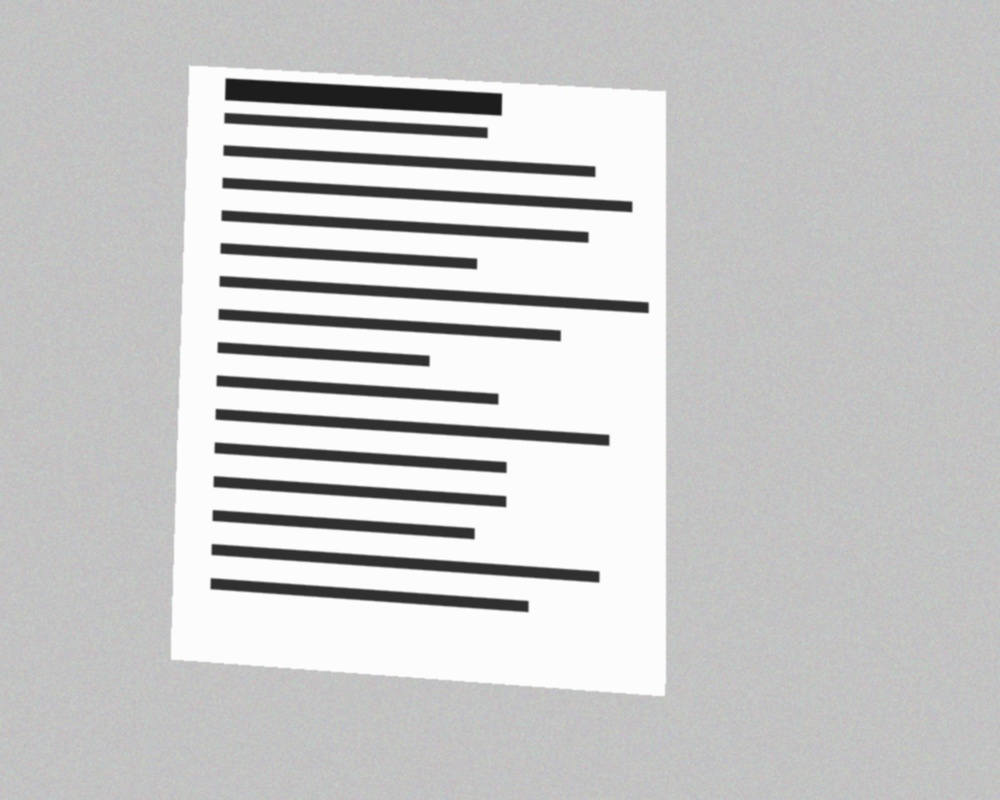
#> input picture sample_images/document.jpg, 1000 x 800 px
$ python -i scanner.py   (imports and definitions only)
#> lines starting #> are read from the running program, lines starting #| are printed output that depends on the picture; after the words box and inside, x2 and y2 are one past the last pixel; in counts of white or black regions, pixels touching at a corner belong together
"""
Document Scanner & Enhancer
===========================
A computer vision tool that transforms photos of documents
into clean, readable scanned copies using OpenCV.

Applies concepts from:
- Module 1: Image representation, grayscale conversion
- Module 2: Gaussian blur, histogram equalization (CLAHE), morphological ops, gamma correction
- Module 3: Canny edge detection, contour detection
- Module 4: Adaptive thresholding for segmentation
"""

import cv2
import numpy as np
import os


class DocumentScanner:
    """Main class that handles the full document scanning pipeline."""

    def __init__(self):
        """Initialize scanner with default parameters."""
        self.original = None
        self.processed = None
        self.scan_modes = ["bw", "color", "sharp"]

    # ------------------------------------------------------------------ #
    #  Step 1 — Load and Resize                         (Module 1: Basics)
    # ------------------------------------------------------------------ #
    def load_image(self, image_path):
        """
        Load an image from disk and resize it for processing.
        Uses OpenCV's imread (Module 1 - Image I/O).
        """
        if not os.path.exists(image_path):
            raise FileNotFoundError(f"Image not found: {image_path}")

        self.original = cv2.imread(image_path)
        if self.original is None:
            raise ValueError(f"Could not read image: {image_path}")

        # Store original dimensions for later
        self.orig_h, self.orig_w = self.original.shape[:2]

        # Resize for faster processing (keep aspect ratio)
        self.ratio = self.orig_h / 500.0
        self.resized = self._resize(self.original, height=500)

        print(f"[+] Loaded image: {image_path} ({self.orig_w}x{self.orig_h})")
        return self.resized

    # ------------------------------------------------------------------ #
    #  Step 2 — Preprocess                    (Module 2: Enhancement,
    #                                          Module 3: Edge Detection)
    # ------------------------------------------------------------------ #
    def preprocess(self, image):
        """
        Convert to grayscale, apply blur, and detect edges.
        - Grayscale conversion (Module 1)
        - Gaussian blur for noise removal (Module 2 - Session 1)
        - Canny edge detection (Module 3 - Session 2)
        """
        # Convert to grayscale
        gray = cv2.cvtColor(image, cv2.COLOR_BGR2GRAY)

        # Gaussian blur to reduce noise (Module 2)
        blurred = cv2.GaussianBlur(gray, (5, 5), 0)

        # Canny edge detection (Module 3)
        edges = cv2.Canny(blurred, 50, 200)

        # Dilate edges to close small gaps (Module 2 - Morphological Ops)
        kernel = np.ones((3, 3), np.uint8)
        edges = cv2.dilate(edges, kernel, iterations=1)

        print("[+] Preprocessing complete: grayscale → blur → Canny edges → dilation")
        return edges

    # ------------------------------------------------------------------ #
    #  Step 3 — Find Document Boundary        (Module 3: Contour Detection)
    # ------------------------------------------------------------------ #
    def find_document(self, edges):
        """
        Find the largest 4-sided contour — this is likely the document.
        Uses contour detection and approximation (Module 3).
        """
        contours, _ = cv2.findContours(
            edges, cv2.RETR_EXTERNAL, cv2.CHAIN_APPROX_SIMPLE
        )

        # Sort contours by area (largest first)
        contours = sorted(contours, key=cv2.contourArea, reverse=True)[:5]

        doc_contour = None
        for contour in contours:
            # Approximate the contour to reduce number of points
            peri = cv2.arcLength(contour, True)
            approx = cv2.approxPolyDP(contour, 0.02 * peri, True)

            # If it has 4 points, it's likely a document
            if len(approx) == 4:
                doc_contour = approx
                print("[+] Document boundary found (4-point contour)")
                break

        if doc_contour is None:
            print("[!] No document boundary found — using full image")
            h, w = edges.shape[:2]
            doc_contour = np.array([
                [[0, 0]], [[w - 1, 0]], [[w - 1, h - 1]], [[0, h - 1]]
            ])

        return doc_contour

    # ------------------------------------------------------------------ #
    #  Step 4 — Perspective Transform               (Geometric Transform)
    # ------------------------------------------------------------------ #
    def perspective_transform(self, image, contour):
        """
        Warp the document region to a flat, top-down view using
        a 4-point perspective transform.
        """
        # Scale contour points back to original image size
        points = contour.reshape(4, 2) * self.ratio
        rect = self._order_points(points)

        (tl, tr, br, bl) = rect

        # Compute new width and height
        width_a = np.linalg.norm(br - bl)
        width_b = np.linalg.norm(tr - tl)
        max_width = int(max(width_a, width_b))

        height_a = np.linalg.norm(tr - br)
        height_b = np.linalg.norm(tl - bl)
        max_height = int(max(height_a, height_b))

        # Destination points for the transform
        dst = np.array([
            [0, 0],
            [max_width - 1, 0],
            [max_width - 1, max_height - 1],
            [0, max_height - 1]
        ], dtype="float32")

        # Compute and apply perspective transform matrix
        matrix = cv2.getPerspectiveTransform(rect, dst)
        warped = cv2.warpPerspective(image, matrix, (max_width, max_height))

        print(f"[+] Perspective transform applied ({max_width}x{max_height})")
        return warped

    # ------------------------------------------------------------------ #
    #  Step 5 — Enhance the Scanned Image     (Module 2: Enhancement,
    #                                          Module 4: Segmentation)
    # ------------------------------------------------------------------ #
    def enhance(self, image, mode="bw"):
        """
        Apply enhancement to make the scan look clean and readable.

        Modes:
            - 'bw'    : Black & white scan (adaptive threshold)
            - 'color' : Enhanced color scan (CLAHE + sharpening)
            - 'sharp' : High contrast sharpened output

        Uses:
            - CLAHE histogram equalization (Module 2 - Session 5)
            - Adaptive thresholding (Module 4 - Segmentation)
            - Morphological operations (Module 2 - Session 4)
            - Gamma correction / power-law transform (Module 2 - Session 3)
        """
        if mode == "bw":
            return self._enhance_bw(image)
        elif mode == "color":
            return self._enhance_color(image)
        elif mode == "sharp":
            return self._enhance_sharp(image)
        else:
            raise ValueError(f"Unknown mode: {mode}. Use 'bw', 'color', or 'sharp'.")

    def _enhance_bw(self, image):
        """Black & white scan using adaptive thresholding (Module 4)."""
        gray = cv2.cvtColor(image, cv2.COLOR_BGR2GRAY)

        # Remove noise with morphological opening (Module 2 - Session 4)
        kernel = np.ones((2, 2), np.uint8)
        gray = cv2.morphologyEx(gray, cv2.MORPH_OPEN, kernel)

        # Adaptive threshold for clean B&W output (Module 4 - Segmentation)
        thresh = cv2.adaptiveThreshold(
            gray, 255, cv2.ADAPTIVE_THRESH_GAUSSIAN_C,
            cv2.THRESH_BINARY, 11, 8
        )

        # Close small holes (Module 2 - Morphological Closing)
        thresh = cv2.morphologyEx(thresh, cv2.MORPH_CLOSE, kernel)

        print("[+] Enhancement applied: B&W scan (adaptive threshold + morphology)")
        return thresh

    # [38 lines left out: functions _enhance_color, _enhance_sharp, not called in this run]

    # ------------------------------------------------------------------ #
    #  Full Pipeline — Scan
    # ------------------------------------------------------------------ #
    def scan(self, image_path, mode="bw", output_dir="output"):
        """
        Run the complete scanning pipeline:
        1. Load image
        2. Preprocess (blur + edge detection)
        3. Find document boundary
        4. Perspective transform
        5. Enhance

        Args:
            image_path: Path to input image
            mode: Enhancement mode ('bw', 'color', 'sharp')
            output_dir: Directory to save results

        Returns:
            Dictionary with original, warped, and enhanced images
        """
        print("=" * 50)
        print(f"  Document Scanner — Processing: {os.path.basename(image_path)}")
        print("=" * 50)

        # Step 1: Load
        resized = self.load_image(image_path)
#> in load_image, self.original is the input picture: shape (800, 1000, 3); mean B, G, R 200.4, 200.5, 200.4
#| [+] Loaded image: sample_images/document.jpg (1000x800)

        # Step 2: Preprocess
        edges = self.preprocess(resized)
#> in preprocess, `blurred = cv2.GaussianBlur(gray, (5, 5), 0)`:
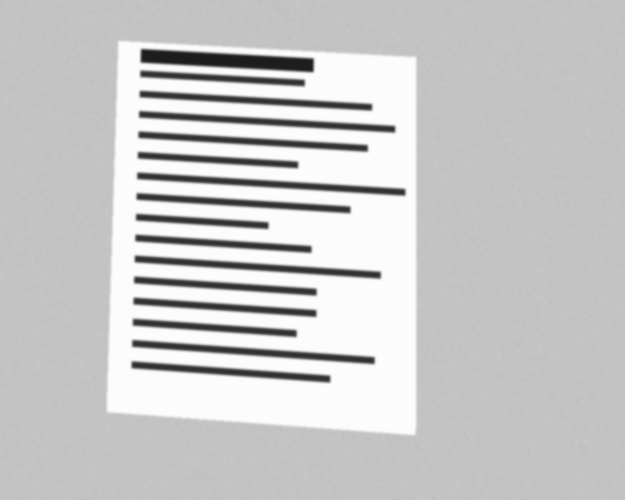
#> blurred: shape (500, 625); min 29, max 252, mean 200.5
#> in preprocess, `edges = cv2.Canny(blurred, 50, 200)`:
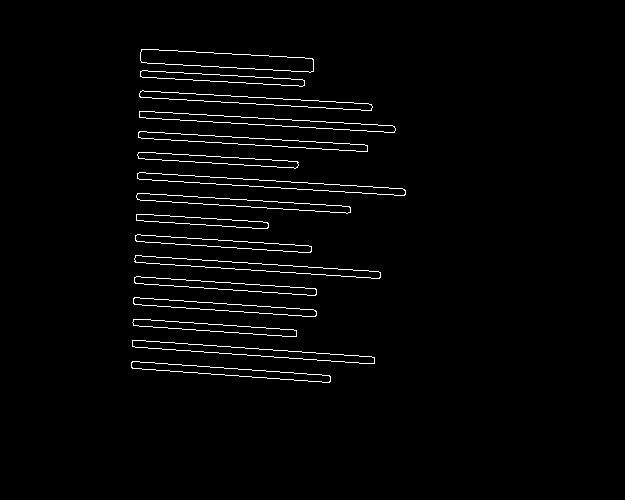
#> edges: shape (500, 625); 2.1% white in thin lines or dots, all inside (x1, y1, x2, y2) = (131, 49, 406, 383)
#> in preprocess, `edges = cv2.dilate(edges, kernel, iterations=1)`:
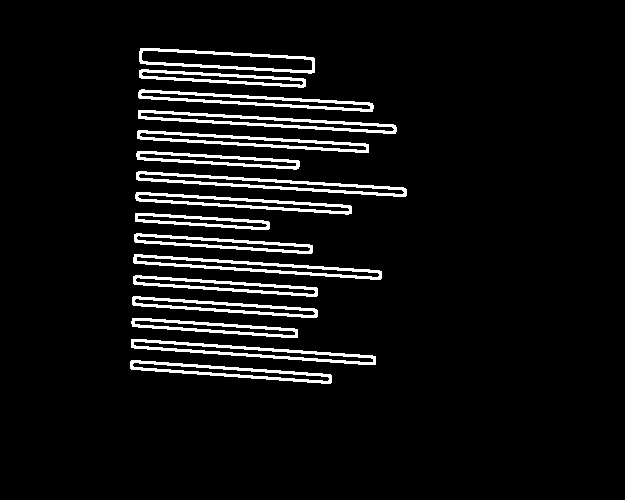
#> edges: shape (500, 625); 6.6% white; 16 white regions

        # Step 3: Find document
        contour = self.find_document(edges)
#> in find_document, `contours, _ = cv2.findContours( edges, cv2.RETR_EXTERNAL, cv2.CHAIN_AP..`: contours = 16 contours; largest, box (x1, y1, x2, y2) and area: (139, 48, 315, 74) 2762, (136, 171, 407, 197) 2370, (138, 110, 397, 134) 2244, (133, 254, 382, 280) 2209, (131, 339, 376, 365) 2201
#> in find_document, `contours = sorted(contours, key=cv2.contourArea, reverse=True)[:5]`: contours = 5 contours; box (x1, y1, x2, y2) and area: (139, 48, 315, 74) 2762, (136, 171, 407, 197) 2370, (138, 110, 397, 134) 2244, (133, 254, 382, 280) 2209, (131, 339, 376, 365) 2201
#> the loop in find_document, `for contour in contours:` made 1 pass
#> (peri, doc_contour) on pass 1: (386.5, [[139, 51], [146, 64], [314, 72], [305, 56]])
#| [+] Document boundary found (4-point contour)
#> contour = [[139, 51], [146, 64], [314, 72], [305, 56]]

        # Draw contour on a copy for visualization
        contour_img = resized.copy()
        cv2.drawContours(contour_img, [contour], -1, (0, 255, 0), 2)
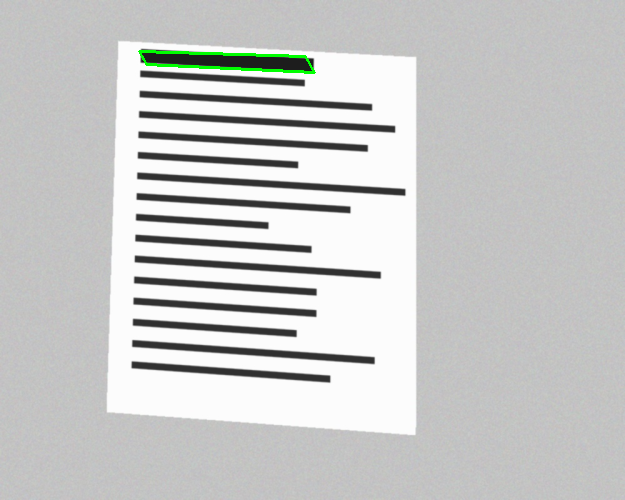
#> contour_img: shape (500, 625, 3); mean B, G, R 199.9, 200.8, 199.9

        # Step 4: Perspective transform (on original resolution)
        warped = self.perspective_transform(self.original, contour)
#> in perspective_transform, `points = contour.reshape(4, 2) * self.ratio`: points = [[222.4, 81.6], [233.6, 102.4], [502.4, 115.2], [488, 89.6]]
#> in _order_points, `s = pts.sum(axis=1)`: s = [304, 336, 617.6, 577.6]
#> in _order_points, `d = np.diff(pts, axis=1)`: d = [-140.8, -131.2, -387.2, -398.4]
#> in perspective_transform, `rect = self._order_points(points)`: rect = [[222.4, 81.6], [488, 89.6], [502.4, 115.2], [233.6, 102.4]]
#> in perspective_transform, `(tl, tr, br, bl) = rect`: tl = [222.4, 81.6]; tr = [488, 89.6]; br = [502.4, 115.2]; bl = [233.6, 102.4]
#> in perspective_transform, `width_a = np.linalg.norm(br - bl)`: width_a = 269.1
#> in perspective_transform, `width_b = np.linalg.norm(tr - tl)`: width_b = 265.7
#> in perspective_transform, `max_width = int(max(width_a, width_b))`: max_width = 269
#> in perspective_transform, `height_a = np.linalg.norm(tr - br)`: height_a = 29.37
#> in perspective_transform, `height_b = np.linalg.norm(tl - bl)`: height_b = 23.62
#> in perspective_transform, `max_height = int(max(height_a, height_b))`: max_height = 29
#> in perspective_transform, `dst = np.array([ [0, 0], [max_width - 1, 0], [max_width - 1, max_heigh..`: dst = [[0, 0], [268, 0], [268, 28], [0, 28]]
#> in perspective_transform, `matrix = cv2.getPerspectiveTransform(rect, dst)`: matrix = [[1.51, -0.812, -269], [-0.0494, 1.64, -122.8], [0.00105, -0.000453, 1]]
#> in perspective_transform, `warped = cv2.warpPerspective(image, matrix, (max_width, max_height))`:
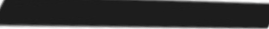
#> warped: shape (29, 269, 3); mean B, G, R 51.6, 51.6, 51.6
#| [+] Perspective transform applied (269x29)

        # Step 5: Enhance
        enhanced = self.enhance(warped, mode=mode)
#> in _enhance_bw, `gray = cv2.morphologyEx(gray, cv2.MORPH_OPEN, kernel)`:
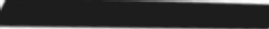
#> gray: shape (29, 269); min 27, max 253, mean 48
#> in _enhance_bw, `thresh = cv2.adaptiveThreshold( gray, 255, cv2.ADAPTIVE_THRESH_GAUSSIA..`: thresh: shape (29, 269); 82% white; 4 black regions (1 under 20 px), largest, box (x1, y1, x2, y2) and area: (0, 22, 269, 28) 912, (130, 2, 269, 8) 453, (2, 0, 9, 12) 41
#> in _enhance_bw, `thresh = cv2.morphologyEx(thresh, cv2.MORPH_CLOSE, kernel)`:
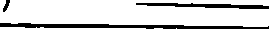
#> thresh: shape (29, 269); 82.1% white; 3 black regions, box (x1, y1, x2, y2) and area: (0, 23, 269, 29) 913, (136, 3, 269, 9) 443, (3, 0, 10, 12) 44

        # Save results
        os.makedirs(output_dir, exist_ok=True)
        base_name = os.path.splitext(os.path.basename(image_path))[0]

        results = {
            "original": self.original,
            "edges": edges,
            "contour": contour_img,
            "warped": warped,
            "enhanced": enhanced,
        }

        # Save the enhanced (final) output
        output_path = os.path.join(output_dir, f"{base_name}_scanned_{mode}.jpg")
        cv2.imwrite(output_path, enhanced)
        print(f"\n[✓] Saved scanned output: {output_path}")

        # Also save intermediate steps for the report
        cv2.imwrite(os.path.join(output_dir, f"{base_name}_edges.jpg"), edges)
        cv2.imwrite(os.path.join(output_dir, f"{base_name}_contour.jpg"), contour_img)
        cv2.imwrite(os.path.join(output_dir, f"{base_name}_warped.jpg"), warped)

        print(f"[✓] Saved intermediate steps to {output_dir}/")
        print("=" * 50)

        return results

    # ------------------------------------------------------------------ #
    #  Helper Methods
    # ------------------------------------------------------------------ #
    def _resize(self, image, height=500):
        """Resize image while maintaining aspect ratio."""
        ratio = height / image.shape[0]
        dim = (int(image.shape[1] * ratio), height)
        return cv2.resize(image, dim, interpolation=cv2.INTER_AREA)

    def _order_points(self, pts):
        """
        Order 4 points as: top-left, top-right, bottom-right, bottom-left.
        Needed for correct perspective transform.
        """
        rect = np.zeros((4, 2), dtype="float32")

        s = pts.sum(axis=1)
        rect[0] = pts[np.argmin(s)]   # top-left has smallest sum
        rect[2] = pts[np.argmax(s)]   # bottom-right has largest sum

        d = np.diff(pts, axis=1)
        rect[1] = pts[np.argmin(d)]   # top-right has smallest difference
        rect[3] = pts[np.argmax(d)]   # bottom-left has largest difference

        return rect

    # [12 lines left out: function _gamma_correction, not called in this run]

>>> result = DocumentScanner().scan('sample_images/document.jpg')
#> result = 5 items

$ run again, on sample_images/receipt.jpg
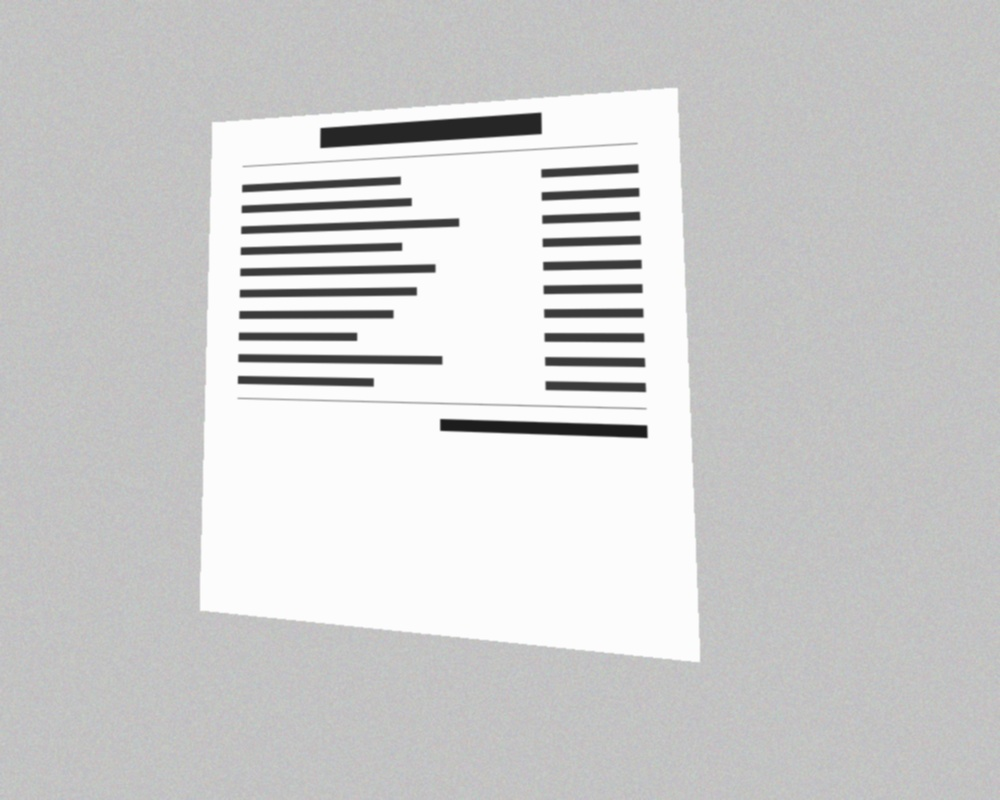
#> input picture sample_images/receipt.jpg, 1000 x 800 px
#> in load_image, self.original is the input picture: shape (800, 1000, 3); mean B, G, R 205.5, 205.6, 205.6
#| [+] Loaded image: sample_images/receipt.jpg (1000x800)
#> in preprocess, `edges = cv2.dilate(edges, kernel, iterations=1)`:
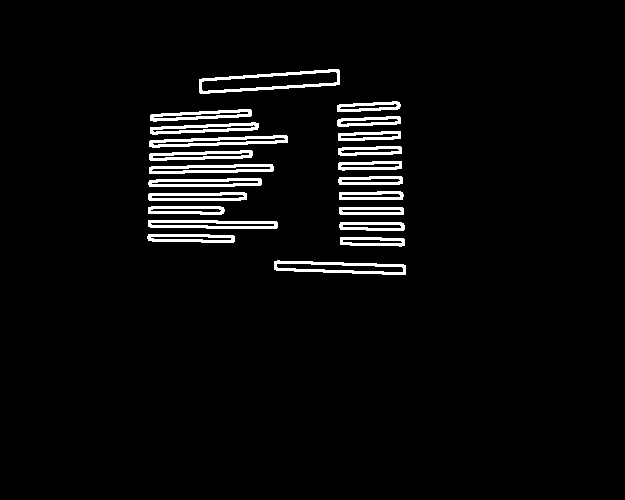
#> edges: shape (500, 625); 4% white; 22 white regions
#> in find_document, `contours, _ = cv2.findContours( edges, cv2.RETR_EXTERNAL, cv2.CHAIN_AP..`: contours = 22 contours; largest, box (x1, y1, x2, y2) and area: (199, 69, 340, 94) 2114, (274, 260, 406, 275) 1268, (149, 135, 288, 148) 966, (148, 220, 278, 229) 912, (149, 164, 274, 174) 866
#> in find_document, `contours = sorted(contours, key=cv2.contourArea, reverse=True)[:5]`: contours = 5 contours; box (x1, y1, x2, y2) and area: (199, 69, 340, 94) 2114, (274, 260, 406, 275) 1268, (149, 135, 288, 148) 966, (148, 220, 278, 229) 912, (149, 164, 274, 174) 866
#> the loop in find_document, `for contour in contours:` made 1 pass
#> (peri, doc_contour) on pass 1: (315.7, [[339, 70], [202, 78], [199, 92], [335, 85]])
#> (printed output is left out)
#> contour = [[339, 70], [202, 78], [199, 92], [335, 85]]
#> contour_img: shape (500, 625, 3); mean B, G, R 205, 205.8, 205
#> points = [[542.4, 112], [323.2, 124.8], [318.4, 147.2], [536, 136]]
#> s = [654.4, 448, 465.6, 672]
#> d = [-430.4, -198.4, -171.2, -400]
#> rect = [[323.2, 124.8], [542.4, 112], [536, 136], [318.4, 147.2]]
#> tl = [323.2, 124.8]; tr = [542.4, 112]; br = [536, 136]; bl = [318.4, 147.2]
#> width_a = 217.9
#> width_b = 219.6
#> max_width = 219
#> height_a = 24.84
#> height_b = 22.91
#> max_height = 24
#> dst = [[0, 0], [218, 0], [218, 23], [0, 23]]
#> matrix = [[1.16, 0.249, -407.3], [0.0653, 1.12, -160.7], [0.000327, -0.000193, 1]]
#| [+] Perspective transform applied (219x24)
#> in _enhance_bw, `thresh = cv2.morphologyEx(thresh, cv2.MORPH_CLOSE, kernel)`:
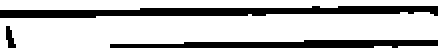
#> thresh: shape (24, 219) (shown 2 times larger); 74.6% white; 3 black regions, box (x1, y1, x2, y2) and area: (0, 3, 219, 9) 810, (55, 20, 219, 24) 493, (3, 13, 8, 24) 34
#> result = 5 items
